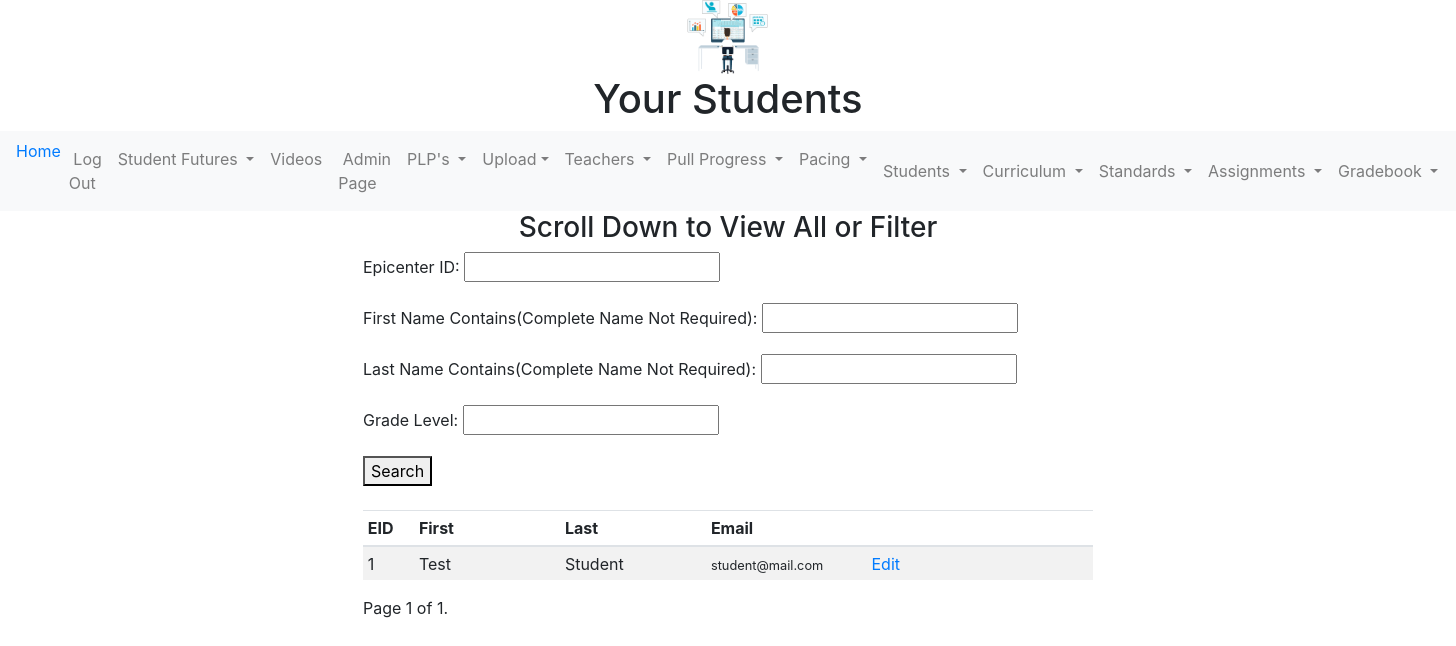
The app's page /students/ (signed in) with its own data.
### mygrades/models.py (models this page shows, shortened)
class Student(models.Model):
    GRADELEVEL = [
        ("PK", "Pre-K"),
        ("K", "K"),
        ("1", "1"),
        ("2", "2"),
        ("3", "3"),
        ("4", "4"),
        ("5", "5"),
        ("6", "6"),
        ("7", "7"),
        ("8", "8"),
        ("High School", "High School"),
    ]
    epicenter_id = models.CharField(
        null=False, blank=False, unique=True, max_length=10
    )
    last_name = models.CharField(null=False, max_length=50)
    first_name = models.CharField(null=False, max_length=50)
    email = models.EmailField(null=False, max_length=120)
    phone_number = models.CharField(null=False, max_length=50)
    additional_email = models.EmailField(max_length=120, null=True)
    additional_phone_number = models.CharField(max_length=20, null=True)
    grade = models.CharField(max_length=20, choices=GRADELEVEL, null=False)
    curriculum = models.ForeignKey('curriculum', null=True, blank=True, on_delete=models.SET_NULL)
    teacher_email = models.CharField(max_length=75, null=False)
    birthdate = models.DateField(max_length=30, null=True)
    goog_calendar = models.CharField(max_length=200, null=True)
    def get_edit_url(self):
        return f"/students/{self.epicenter_id}/edit"

### mygrades/views.py (the view)
# urls.py: path("students/", student_list_view),
@login_required
def student_list_view(request):
    my_title = "Your Students"
    qs = Student.objects.filter(teacher_email=request.user.email)
    student_filter = StudentFilter(request.GET, queryset=qs)
    p = Paginator(student_filter.qs, 10)
    page = request.GET.get('page',1)
    object_list = p.get_page(page)
    template_name = "student_list_view.html"
    context = {"object_list": object_list, "filter": student_filter, "title": my_title}
    return render(request, template_name, context)

### mygrades/templates/student_list_view.html (shortened to what this page needs)
{% extends "base.html" %}
{% block content %}
<h3 align="center"> Scroll Down to View All or Filter </h3>
<form method="get">
    {{ filter.form.as_p }}
    <button type="submit">Search</button>
</form>
<br/>
<table class="table table-sm table-striped">
<thead>
<tr>
  <th style="width: 7%">EID</th>
  <th style="width: 20%">First</th>
  <th style="width: 20%">Last</th>
  <th style="width: 22%">Email</th>
  <th></th>
</tr>
<thead>
<tbody>
{% for object in object_list %}
{% include 'student_list_inline.html'%}
{% endfor %}
</tbody>
</table>
<div class="pagination">
    <span class="step-links">
        <span class="current">
            Page {{ object_list.number }} of {{ object_list.paginator.num_pages }}.
        </span>
    </span>
</div>
{% endblock %}

### mygrades/templates/student_list_inline.html (shortened to what this page needs)
<tr>
<td>{{ object.epicenter_id }}</td><td>{{ object.first_name }}</td><td>{{ object.last_name }}</td><td><small>{{ object.email }}</small></td><td><a href='{{ object.get_edit_url }}' >Edit</a></td>
</tr>

### records on screen
Student: epicenter_id "1", first_name "Test", last_name "Student", email "student@mail.com"

### other values on screen
{{ title }} "Your Students"
{{ object_list.number }} "1"
{{ object_list.paginator.num_pages }} "1"
